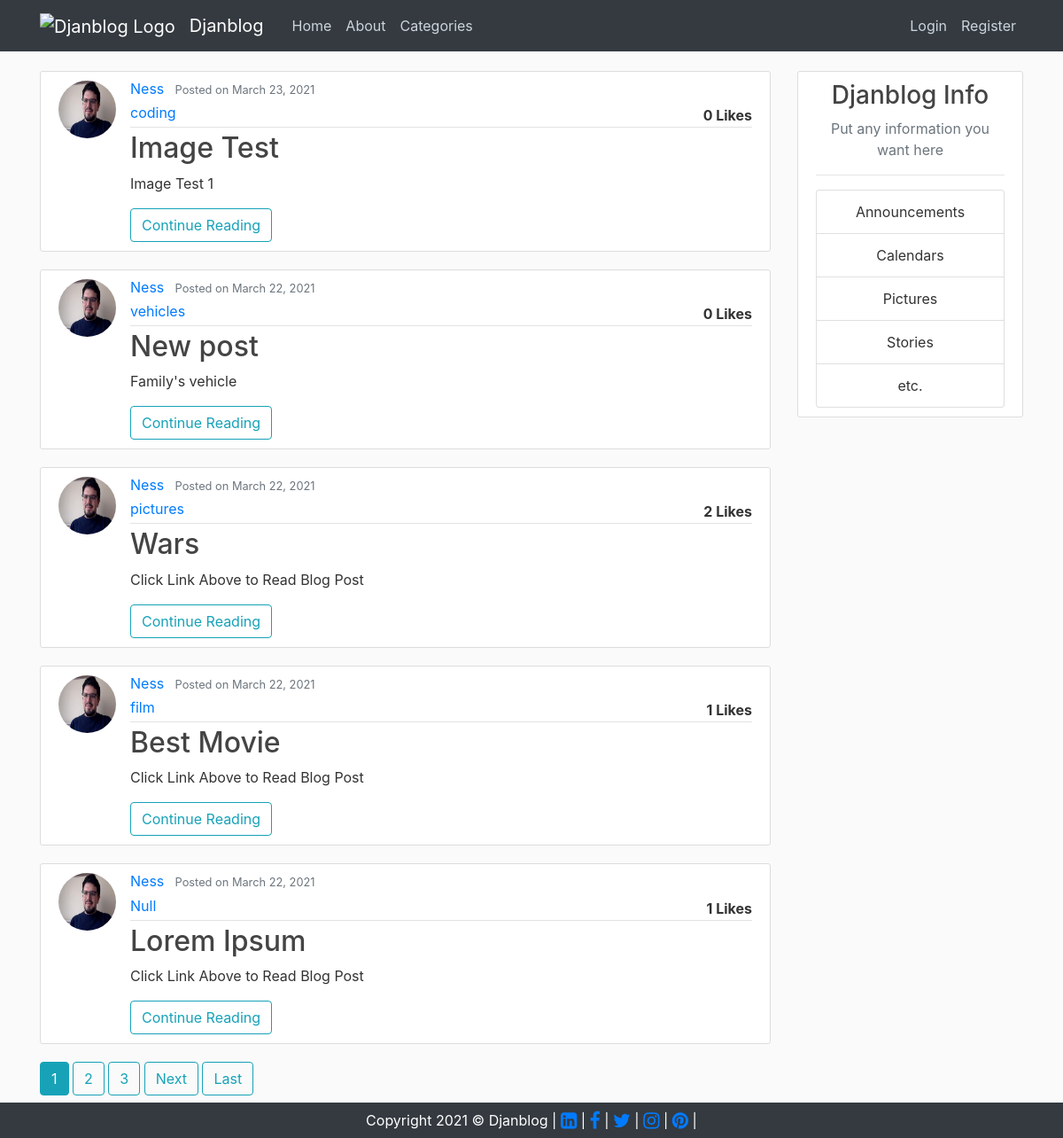
The page / on the database its author committed.
### blog/models.py (models this page shows, shortened)
class Post(models.Model):  # Models for Posts
    title = models.CharField(max_length=300)
    title_tag = models.CharField(max_length=300)
    category = models.CharField(max_length=200, default='Null')
    snippet = models.CharField(max_length=800)
    body = RichTextField(blank=True, null=True)
    author = models.ForeignKey(User, on_delete=models.CASCADE)
    date_posted = models.DateTimeField(default=timezone.now)
    likes = models.ManyToManyField(User, related_name='blog_posts')

### accounts/models.py (models this page shows, shortened)
class Profile(models.Model):
    user = models.OneToOneField(User, on_delete=models.CASCADE)
    image = models.ImageField(
        default='default.jpg', upload_to='profile_pics')
    bio = models.TextField(default=" ")
    linkedin_url = models.CharField(max_length=200, null=True, blank=True)
    facebook_url = models.CharField(max_length=200, null=True, blank=True)
    twitter_url = models.CharField(max_length=200, null=True, blank=True)
    instagram_url = models.CharField(max_length=200, null=True, blank=True)
    pinterest_url = models.CharField(max_length=200, null=True, blank=True)

### blog/views.py (the view)
# urls.py: path('', PostListView.as_view(), name='home'),
class PostListView(ListView):  # List of all Posts
    model = Post
    template_name = 'blog/home.html'
    context_object_name = 'posts'
    ordering = ['-date_posted']
    paginate_by = 5
    cats = Category.objects.all()

### blog/templates/blog/home.html (shortened to what this page needs)
{% extends "blog/base.html" %}
{% block content %}
{%load static%}
{% for post in posts %}
<article class="media content-section">
    {% if post.author.profile.image %}
    <img class="rounded-circle article-img" src="{{post.author.profile.image.url}}" class="card-img"
        alt="Profile Picture" width="100%" height="100px">
    {% else %}
    <img class="rounded-circle article-img" src="{% static 'images/default.jpg' %}" class="card-img">
    {% endif %}
    <div class="media-body">
        <div class="article-metadata" style="clear: both;">
            <h6><a class="mr-2 font-weight-normal"
                    href="{% url 'user-posts' post.author.username %}">{{post.author}}</a>
                <small class="text-muted">Posted on {{ post.date_posted|date:"F d, Y" }}</small>
            </h6>
            <h6><a class=" font-weight-normal alignleft" style="float: left;"
                    href="{% url 'category' post.category %}">{{post.category}}</a>
            </h6>
            <p class="font-weight-bold alignright" style="float: right;">{{post.likes.count}} Likes</p><br>
        </div>
        <h2>{{ post.title }}</h2> {{month}} {{year}}
        <p>{{post.snippet}}</p>
        <a href="{% url 'post-detail' post.id %}"><button class="btn btn-outline-info">Continue Reading</button></a>
    </div>
</article>
{% endfor %}
{% if is_paginated %}
{% for num in page_obj.paginator.page_range %}
{% if page_obj.number == num %}
<a class="btn btn-info mb-4" href="?page={{ num }}">{{ num }}</a>
{% elif num > page_obj.number|add:'-3' and num < page_obj.number|add:'3' %} <a class="btn btn-outline-info mb-4"
    href="?page={{ num }}">{{ num }}</a>
    {% endif %}
    {% endfor %}
    {% if page_obj.has_next %}
    <a class="btn btn-outline-info mb-4" href="?page={{ page_obj.next_page_number }}">Next</a>
    <a class="btn btn-outline-info mb-4" href="?page={{ page_obj.paginator.num_pages }}">Last</a>
    {% endif %}
    {% endif %}
    {% endblock content %}

### blog/templates/blog/base.html (shortened to what this page needs)
{% load static %}
<!DOCTYPE html>
<html>
<head>
    <link rel="stylesheet" href="https://cdn.jsdelivr.net/npm/bootstrap@4.6.0/dist/css/bootstrap.min.css"
>
    <link rel="stylesheet" type="text/css" href="{% static 'css/style.css' %}">
    <link rel="stylesheet" href="https://cdnjs.cloudflare.com/ajax/libs/font-awesome/4.7.0/css/font-awesome.min.css">
</head>
<body>
    <header class="site-header">
        <nav class="navbar navbar-expand-lg navbar-dark bg-dark fixed-top">
            <div class="container">
                <a class="navbar-brand" href="{% url 'home' %}">
                    <img style="width: 30px; height:30px"
                        src="https://iconape.com/wp-content/files/eu/43441/svg/blogger.svg" alt="Djanblog Logo">
                </a>
                <a class="navbar-brand mr-4" href="{% url 'home' %}">Djanblog</a>
                <div class="collapse navbar-collapse" id="navbarToggle">
                    <div class="navbar-nav mr-auto">
                        <a class="nav-item nav-link" href="{% url 'home' %}">Home</a>
                        <a class="nav-item nav-link" href="{% url 'about' %}">About</a>
                        {% if cat_menu %}
                        <li class="nav-item dropdown">
                            <a class="nav-link dropdown-toggle" href="#" id="navbarDropdown" role="button"
                                data-toggle="dropdown" aria-haspopup="true" aria-expanded="false">
                                Categories
                            </a>
                        </li>
                        {% else %}
                        <li class="nav-item">
                            <a class="nav-item nav-link" href="{% url 'category-list' %}"> Categories</a>
                            {% endif %}
                    </div>
                    <div class="navbar-nav">
                        {% if user.is_authenticated %}
                        <a class="nav-item nav-link" href="{% url 'post-create' %}">Add Post</a>
                        {% if user.is_superuser %}
                        <a class="nav-item nav-link" href="{% url 'add_category' %}">Add Category</a>
                        {% endif %}
                        <a class="nav-item nav-link" href="{% url 'logout' %}">Logout</a>
                        {% else %}
                        <a class="nav-item nav-link" href="{% url 'login' %}">Login</a>
                        <a class="nav-item nav-link" href="{% url 'register' %}">Register</a>
                        {% endif %}
                    </div>
                </div>
            </div>
        </nav>
    </header>
    <main role="main" class="container">
        <div class="row">
            <div class="col-md-9">
                {% block content %}{% endblock %}
            </div>
            <div class="col-md-3">
                <div class="content-section text-center">
                    <h3>Djanblog Info</h3>
                    <p class='text-muted'>Put any information you want here
                        <hr>
                    <ul class="list-group">
                        <li class="list-group-item list-group-item-bold">Announcements</li>
                        <li class="list-group-item list-group-item-bold">Calendars</li>
                        <li class="list-group-item list-group-item-bold">Pictures</li>
                        <li class="list-group-item list-group-item-bold">Stories</li>
                        <li class="list-group-item list-group-item-bold">etc.</li>
                    </ul>
                </div>
            </div>
        </div>
    </main><br>
    <footer id="main-footer" class="py-2 bg-dark text-white text-center fixed-bottom">
        <div>
            Copyright 2021 &copy;
             Djanblog |
            <i><a href='https://www.linkedin.com' class="fa fa-linkedin-square fa-lg" name="logo-linkedin">
                </a></i> |
            <i><a href='https://www.facebook.com' class="fa fa-facebook fa-lg" name="logo-facebook">
                </a></i> |
            <i><a href='https://www.twitter.com' class="fa fa-twitter fa-lg" name="logo-twitter">
                </a></i> |
            <i><a href='https://www.instagram.com' class="fa fa-instagram fa-lg" name="logo-instagram">
                </a></i> |
            <i><a href='https://www.pinterest.ca' class="fa fa-pinterest fa-lg" name="logo-pinterest">
                </a></i> |
        </div>
    </footer>
</body>
</html>

### blog/static/css/style.css (style rules this page uses)
body { background: #fafafa; color: #333333; margin-top: 5rem; }
h1, h2, h3, h4, h5, h6 { color: #444444; }
ul { margin: 0; }
.site-header .navbar-nav .nav-link { color: #cbd5db; }
.content-section { background: #ffffff; padding: 10px 20px; border: 1px solid #dddddd; border-radius: 3px; margin-bottom: 20px; }
.article-img { height: 65px; width: 65px; margin-right: 16px; }
.article-metadata { padding-bottom: 1px; margin-bottom: 4px; border-bottom: 1px solid #e3e3e3 }

### rows shown on the page
Post: author.profile.image (picture), author "Ness", date_posted "March 23, 2021", category "coding", likes.count "0", title "Image Test", snippet "Image Test 1"
Post: author.profile.image (picture), author "Ness", date_posted "March 22, 2021", category "vehicles", likes.count "0", title "New post", snippet "Family's vehicle"
Post: author.profile.image (picture), author "Ness", date_posted "March 22, 2021", category "pictures", likes.count "2", title "Wars", snippet "Click Link Above to Read Blog Post"
Post: author.profile.image (picture), author "Ness", date_posted "March 22, 2021", category "film", likes.count "1", title "Best Movie", snippet "Click Link Above to Read Blog Post"
Post: author.profile.image (picture), author "Ness", date_posted "March 22, 2021", category "Null", likes.count "1", title "Lorem Ipsum", snippet "Click Link Above to Read Blog Post"

### other values the page prints
{{ num }} "1"
{{ num }} "2" "3"
